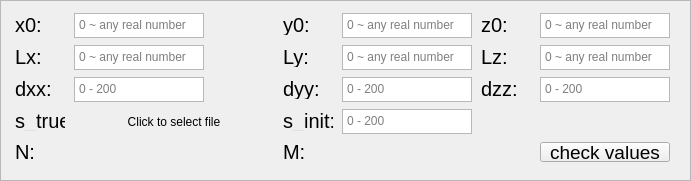
   <widget class="QFrame" name="Module1Frame">
    <property name="geometry">
     <rect>
      <x>11</x>
      <y>114</y>
      <width>691</width>
      <height>181</height>
     </rect>
    </property>
    <property name="font">
     <font>
      <family>Helvetica</family>
     </font>
    </property>
    <property name="autoFillBackground">
     <bool>true</bool>
    </property>
    <property name="frameShape">
     <enum>QFrame::StyledPanel</enum>
    </property>
    <property name="frameShadow">
     <enum>QFrame::Raised</enum>
    </property>
    <layout class="QGridLayout" name="gridLayout">
     <item row="0" column="0">
      <widget class="QLabel" name="x0_label">
       <property name="maximumSize">
        <size>
         <width>50</width>
         <height>20</height>
        </size>
       </property>
       <property name="font">
        <font>
         <family>Helvetica</family>
         <pointsize>15</pointsize>
        </font>
       </property>
       <property name="text">
        <string>x0:</string>
       </property>
      </widget>
     </item>
     <item row="0" column="1">
      <widget class="QTextEdit" name="x0_box">
       <property name="sizePolicy">
        <sizepolicy hsizetype="Fixed" vsizetype="Fixed">
         <horstretch>0</horstretch>
         <verstretch>0</verstretch>
        </sizepolicy>
       </property>
       <property name="maximumSize">
        <size>
         <width>130</width>
         <height>25</height>
        </size>
       </property>
       <property name="font">
        <font>
         <family>Helvetica</family>
        </font>
       </property>
       <property name="acceptDrops">
        <bool>true</bool>
       </property>
       <property name="inputMethodHints">
        <set>Qt::ImhDigitsOnly</set>
       </property>
       <property name="verticalScrollBarPolicy">
        <enum>Qt::ScrollBarAlwaysOff</enum>
       </property>
       <property name="horizontalScrollBarPolicy">
        <enum>Qt::ScrollBarAlwaysOff</enum>
       </property>
       <property name="tabStopWidth">
        <number>5</number>
       </property>
       <property name="placeholderText">
        <string>0 ~ any real number</string>
       </property>
      </widget>
     </item>
     <item row="0" column="2">
      <widget class="QLabel" name="y0_label">
       <property name="maximumSize">
        <size>
         <width>50</width>
         <height>20</height>
        </size>
       </property>
       <property name="font">
        <font>
         <family>Helvetica</family>
         <pointsize>15</pointsize>
        </font>
       </property>
       <property name="text">
        <string>y0:</string>
       </property>
      </widget>
     </item>
     <item row="0" column="3">
      <widget class="QTextEdit" name="y0_box">
       <property name="sizePolicy">
        <sizepolicy hsizetype="Fixed" vsizetype="Fixed">
         <horstretch>0</horstretch>
         <verstretch>0</verstretch>
        </sizepolicy>
       </property>
       <property name="maximumSize">
        <size>
         <width>130</width>
         <height>25</height>
        </size>
       </property>
       <property name="font">
        <font>
         <family>Helvetica</family>
        </font>
       </property>
       <property name="inputMethodHints">
        <set>Qt::ImhDigitsOnly</set>
       </property>
       <property name="verticalScrollBarPolicy">
        <enum>Qt::ScrollBarAlwaysOff</enum>
       </property>
       <property name="horizontalScrollBarPolicy">
        <enum>Qt::ScrollBarAlwaysOff</enum>
       </property>
       <property name="placeholderText">
        <string extracomment="100">0 ~ any real number</string>
       </property>
      </widget>
     </item>
     <item row="0" column="4">
      <widget class="QLabel" name="z0_label">
       <property name="maximumSize">
        <size>
         <width>50</width>
         <height>20</height>
        </size>
       </property>
       <property name="font">
        <font>
         <family>Helvetica</family>
         <pointsize>15</pointsize>
        </font>
       </property>
       <property name="text">
        <string>z0:</string>
       </property>
      </widget>
     </item>
     <item row="0" column="5">
      <widget class="QTextEdit" name="z0_box">
       <property name="sizePolicy">
        <sizepolicy hsizetype="Fixed" vsizetype="Fixed">
         <horstretch>0</horstretch>
         <verstretch>0</verstretch>
        </sizepolicy>
       </property>
       <property name="maximumSize">
        <size>
         <width>130</width>
         <height>25</height>
        </size>
       </property>
       <property name="font">
        <font>
         <family>Helvetica</family>
        </font>
       </property>
       <property name="inputMethodHints">
        <set>Qt::ImhDigitsOnly</set>
       </property>
       <property name="verticalScrollBarPolicy">
        <enum>Qt::ScrollBarAlwaysOff</enum>
       </property>
       <property name="horizontalScrollBarPolicy">
        <enum>Qt::ScrollBarAlwaysOff</enum>
       </property>
       <property name="placeholderText">
        <string>0 ~ any real number</string>
       </property>
      </widget>
     </item>
     <item row="1" column="0">
      <widget class="QLabel" name="lx_label">
       <property name="maximumSize">
        <size>
         <width>50</width>
         <height>20</height>
        </size>
       </property>
       <property name="font">
        <font>
         <family>Helvetica</family>
         <pointsize>15</pointsize>
        </font>
       </property>
       <property name="text">
        <string>Lx:</string>
       </property>
      </widget>
     </item>
     <item row="1" column="1">
      <widget class="QTextEdit" name="lx_box">
       <property name="sizePolicy">
        <sizepolicy hsizetype="Fixed" vsizetype="Fixed">
         <horstretch>0</horstretch>
         <verstretch>0</verstretch>
        </sizepolicy>
       </property>
       <property name="maximumSize">
        <size>
         <width>130</width>
         <height>25</height>
        </size>
       </property>
       <property name="font">
        <font>
         <family>Helvetica</family>
        </font>
       </property>
       <property name="acceptDrops">
        <bool>true</bool>
       </property>
       <property name="inputMethodHints">
        <set>Qt::ImhDigitsOnly</set>
       </property>
       <property name="verticalScrollBarPolicy">
        <enum>Qt::ScrollBarAlwaysOff</enum>
       </property>
       <property name="horizontalScrollBarPolicy">
        <enum>Qt::ScrollBarAlwaysOff</enum>
       </property>
       <property name="tabStopWidth">
        <number>5</number>
       </property>
       <property name="placeholderText">
        <string>0 ~ any real number</string>
       </property>
      </widget>
     </item>
     <item row="1" column="2">
      <widget class="QLabel" name="label_4">
       <property name="maximumSize">
        <size>
         <width>50</width>
         <height>20</height>
        </size>
       </property>
       <property name="font">
        <font>
         <family>Helvetica</family>
         <pointsize>15</pointsize>
        </font>
       </property>
       <property name="text">
        <string>Ly:</string>
       </property>
      </widget>
     </item>
     <item row="1" column="3">
      <widget class="QTextEdit" name="ly_box">
       <property name="sizePolicy">
        <sizepolicy hsizetype="Fixed" vsizetype="Fixed">
         <horstretch>0</horstretch>
         <verstretch>0</verstretch>
        </sizepolicy>
       </property>
       <property name="maximumSize">
        <size>
         <width>130</width>
         <height>25</height>
        </size>
       </property>
       <property name="font">
        <font>
         <family>Helvetica</family>
        </font>
       </property>
       <property name="inputMethodHints">
        <set>Qt::ImhDigitsOnly</set>
       </property>
       <property name="verticalScrollBarPolicy">
        <enum>Qt::ScrollBarAlwaysOff</enum>
       </property>
       <property name="horizontalScrollBarPolicy">
        <enum>Qt::ScrollBarAlwaysOff</enum>
       </property>
       <property name="placeholderText">
        <string extracomment="100">0 ~ any real number</string>
       </property>
      </widget>
     </item>
     <item row="1" column="4">
      <widget class="QLabel" name="lz_label">
       <property name="maximumSize">
        <size>
         <width>50</width>
         <height>20</height>
        </size>
       </property>
       <property name="font">
        <font>
         <family>Helvetica</family>
         <pointsize>15</pointsize>
        </font>
       </property>
       <property name="text">
        <string>Lz:</string>
       </property>
      </widget>
     </item>
     <item row="1" column="5">
      <widget class="QTextEdit" name="lz_box">
       <property name="sizePolicy">
        <sizepolicy hsizetype="Fixed" vsizetype="Fixed">
         <horstretch>0</horstretch>
         <verstretch>0</verstretch>
        </sizepolicy>
       </property>
       <property name="maximumSize">
        <size>
         <width>130</width>
         <height>25</height>
        </size>
       </property>
       <property name="font">
        <font>
         <family>Helvetica</family>
        </font>
       </property>
       <property name="inputMethodHints">
        <set>Qt::ImhDigitsOnly</set>
       </property>
       <property name="verticalScrollBarPolicy">
        <enum>Qt::ScrollBarAlwaysOff</enum>
       </property>
       <property name="horizontalScrollBarPolicy">
        <enum>Qt::ScrollBarAlwaysOff</enum>
       </property>
       <property name="placeholderText">
        <string>0 ~ any real number</string>
       </property>
      </widget>
     </item>
     <item row="2" column="0">
      <widget class="QLabel" name="dxx_label">
       <property name="maximumSize">
        <size>
         <width>50</width>
         <height>20</height>
        </size>
       </property>
       <property name="font">
        <font>
         <family>Helvetica</family>
         <pointsize>15</pointsize>
        </font>
       </property>
       <property name="text">
        <string>dxx:</string>
       </property>
      </widget>
     </item>
     <item row="2" column="1">
      <widget class="QTextEdit" name="dxx_box">
       <property name="sizePolicy">
        <sizepolicy hsizetype="Fixed" vsizetype="Fixed">
         <horstretch>0</horstretch>
         <verstretch>0</verstretch>
        </sizepolicy>
       </property>
       <property name="maximumSize">
        <size>
         <width>130</width>
         <height>25</height>
        </size>
       </property>
       <property name="font">
        <font>
         <family>Helvetica</family>
        </font>
       </property>
       <property name="inputMethodHints">
        <set>Qt::ImhDigitsOnly</set>
       </property>
       <property name="verticalScrollBarPolicy">
        <enum>Qt::ScrollBarAlwaysOff</enum>
       </property>
       <property name="horizontalScrollBarPolicy">
        <enum>Qt::ScrollBarAlwaysOff</enum>
       </property>
       <property name="placeholderText">
        <string>0 - 200</string>
       </property>
      </widget>
     </item>
     <item row="2" column="2">
      <widget class="QLabel" name="dyy_label">
       <property name="maximumSize">
        <size>
         <width>50</width>
         <height>20</height>
        </size>
       </property>
       <property name="font">
        <font>
         <family>Helvetica</family>
         <pointsize>15</pointsize>
        </font>
       </property>
       <property name="text">
        <string>dyy:</string>
       </property>
      </widget>
     </item>
     <item row="2" column="3">
      <widget class="QTextEdit" name="dyy_box">
       <property name="sizePolicy">
        <sizepolicy hsizetype="Fixed" vsizetype="Fixed">
         <horstretch>0</horstretch>
         <verstretch>0</verstretch>
        </sizepolicy>
       </property>
       <property name="maximumSize">
        <size>
         <width>130</width>
         <height>25</height>
        </size>
       </property>
       <property name="font">
        <font>
         <family>Helvetica</family>
        </font>
       </property>
       <property name="inputMethodHints">
        <set>Qt::ImhDigitsOnly</set>
       </property>
       <property name="verticalScrollBarPolicy">
        <enum>Qt::ScrollBarAlwaysOff</enum>
       </property>
       <property name="horizontalScrollBarPolicy">
        <enum>Qt::ScrollBarAlwaysOff</enum>
       </property>
       <property name="placeholderText">
        <string>0 - 200</string>
       </property>
      </widget>
     </item>
     <item row="2" column="4">
      <widget class="QLabel" name="dzz_label">
       <property name="maximumSize">
        <size>
         <width>50</width>
         <height>20</height>
        </size>
       </property>
       <property name="font">
        <font>
         <family>Helvetica</family>
         <pointsize>15</pointsize>
        </font>
       </property>
       <property name="text">
        <string>dzz:</string>
       </property>
      </widget>
     </item>
     <item row="2" column="5">
      <widget class="QTextEdit" name="dz_box">
       <property name="sizePolicy">
        <sizepolicy hsizetype="Fixed" vsizetype="Fixed">
         <horstretch>0</horstretch>
         <verstretch>0</verstretch>
        </sizepolicy>
       </property>
       <property name="maximumSize">
        <size>
         <width>130</width>
         <height>25</height>
        </size>
       </property>
       <property name="font">
        <font>
         <family>Helvetica</family>
        </font>
       </property>
       <property name="inputMethodHints">
        <set>Qt::ImhDigitsOnly</set>
       </property>
       <property name="verticalScrollBarPolicy">
        <enum>Qt::ScrollBarAlwaysOff</enum>
       </property>
       <property name="horizontalScrollBarPolicy">
        <enum>Qt::ScrollBarAlwaysOff</enum>
       </property>
       <property name="placeholderText">
        <string>0 - 200</string>
       </property>
      </widget>
     </item>
     <item row="3" column="0">
      <widget class="QLabel" name="s_true_label">
       <property name="maximumSize">
        <size>
         <width>50</width>
         <height>20</height>
        </size>
       </property>
       <property name="font">
        <font>
         <family>Helvetica</family>
         <pointsize>15</pointsize>
        </font>
       </property>
       <property name="text">
        <string>s_true:</string>
       </property>
      </widget>
     </item>
     <item row="3" column="1">
      <widget class="QToolButton" name="s_true_button">
       <property name="minimumSize">
        <size>
         <width>200</width>
         <height>25</height>
        </size>
       </property>
       <property name="maximumSize">
        <size>
         <width>200</width>
         <height>25</height>
        </size>
       </property>
       <property name="text">
        <string>Click to select file</string>
       </property>
       <property name="popupMode">
        <enum>QToolButton::DelayedPopup</enum>
       </property>
       <property name="toolButtonStyle">
        <enum>Qt::ToolButtonTextBesideIcon</enum>
       </property>
       <property name="autoRaise">
        <bool>true</bool>
       </property>
      </widget>
     </item>
     <item row="4" column="0">
      <widget class="QLabel" name="n_output_label">
       <property name="maximumSize">
        <size>
         <width>50</width>
         <height>20</height>
        </size>
       </property>
       <property name="font">
        <font>
         <family>Helvetica</family>
         <pointsize>15</pointsize>
        </font>
       </property>
       <property name="text">
        <string>N:</string>
       </property>
      </widget>
     </item>
     <item row="4" column="1">
      <widget class="QLabel" name="n_output">
       <property name="maximumSize">
        <size>
         <width>130</width>
         <height>25</height>
        </size>
       </property>
       <property name="font">
        <font>
         <family>Helvetica</family>
         <pointsize>15</pointsize>
        </font>
       </property>
       <property name="text">
        <string/>
       </property>
      </widget>
     </item>
     <item row="4" column="2">
      <widget class="QLabel" name="m_output_label">
       <property name="maximumSize">
        <size>
         <width>50</width>
         <height>20</height>
        </size>
       </property>
       <property name="font">
        <font>
         <family>Helvetica</family>
         <pointsize>15</pointsize>
        </font>
       </property>
       <property name="text">
        <string>M:</string>
       </property>
      </widget>
     </item>
     <item row="4" column="3">
      <widget class="QLabel" name="m_output">
       <property name="maximumSize">
        <size>
         <width>130</width>
         <height>25</height>
        </size>
       </property>
       <property name="font">
        <font>
         <family>Helvetica</family>
         <pointsize>15</pointsize>
        </font>
       </property>
       <property name="text">
        <string/>
       </property>
      </widget>
     </item>
     <item row="4" column="5">
      <widget class="QPushButton" name="check_mod1">
       <property name="sizePolicy">
        <sizepolicy hsizetype="Fixed" vsizetype="Fixed">
         <horstretch>0</horstretch>
         <verstretch>0</verstretch>
        </sizepolicy>
       </property>
       <property name="minimumSize">
        <size>
         <width>130</width>
         <height>20</height>
        </size>
       </property>
       <property name="maximumSize">
        <size>
         <width>130</width>
         <height>20</height>
        </size>
       </property>
       <property name="font">
        <font>
         <family>Helvetica</family>
         <pointsize>14</pointsize>
         <kerning>true</kerning>
        </font>
       </property>
       <property name="text">
        <string>check values</string>
       </property>
       <property name="autoDefault">
        <bool>false</bool>
       </property>
      </widget>
     </item>
     <item row="3" column="3">
      <widget class="QTextEdit" name="dy_label_2">
       <property name="sizePolicy">
        <sizepolicy hsizetype="Fixed" vsizetype="Fixed">
         <horstretch>0</horstretch>
         <verstretch>0</verstretch>
        </sizepolicy>
       </property>
       <property name="maximumSize">
        <size>
         <width>130</width>
         <height>25</height>
        </size>
       </property>
       <property name="font">
        <font>
         <family>Helvetica</family>
        </font>
       </property>
       <property name="inputMethodHints">
        <set>Qt::ImhDigitsOnly</set>
       </property>
       <property name="verticalScrollBarPolicy">
        <enum>Qt::ScrollBarAlwaysOff</enum>
       </property>
       <property name="horizontalScrollBarPolicy">
        <enum>Qt::ScrollBarAlwaysOff</enum>
       </property>
       <property name="placeholderText">
        <string>0 - 200</string>
       </property>
      </widget>
     </item>
     <item row="3" column="2">
      <widget class="QLabel" name="label_2">
       <property name="maximumSize">
        <size>
         <width>50</width>
         <height>20</height>
        </size>
       </property>
       <property name="font">
        <font>
         <family>Helvetica</family>
         <pointsize>15</pointsize>
        </font>
       </property>
       <property name="text">
        <string>s_init:</string>
       </property>
      </widget>
     </item>
    </layout>
   </widget>
